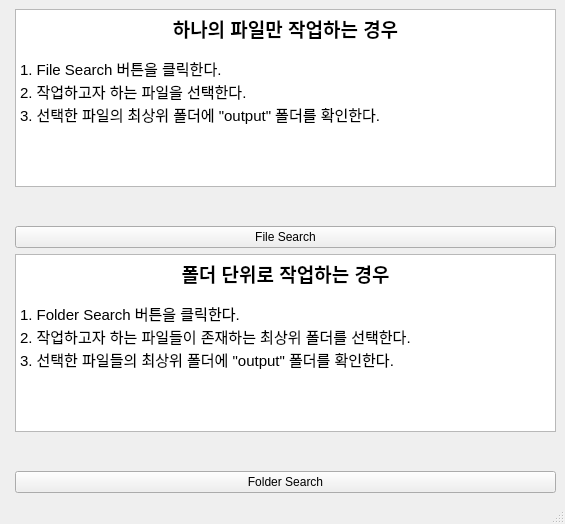
<?xml version="1.0" encoding="UTF-8"?>
<ui version="4.0">
 <class>MainWindow</class>
 <widget class="QMainWindow" name="MainWindow">
  <property name="geometry">
   <rect>
    <x>0</x>
    <y>0</y>
    <width>565</width>
    <height>524</height>
   </rect>
  </property>
  <property name="windowTitle">
   <string>PEFE</string>
  </property>
  <widget class="QWidget" name="centralwidget">
   <layout class="QFormLayout" name="formLayout">
    <item row="1" column="1">
     <widget class="QTextBrowser" name="textBrowser">
      <property name="html">
       <string>&lt;!DOCTYPE HTML PUBLIC &quot;-//W3C//DTD HTML 4.0//EN&quot; &quot;http://www.w3.org/TR/REC-html40/strict.dtd&quot;&gt;
&lt;html&gt;&lt;head&gt;&lt;meta name=&quot;qrichtext&quot; content=&quot;1&quot; /&gt;&lt;meta charset=&quot;utf-8&quot; /&gt;&lt;style type=&quot;text/css&quot;&gt;
p, li { white-space: pre-wrap; }
hr { height: 1px; border-width: 0; }
li.unchecked::marker { content: &quot;\2610&quot;; }
li.checked::marker { content: &quot;\2612&quot;; }
&lt;/style&gt;&lt;/head&gt;&lt;body style=&quot; font-family:'맑은 고딕'; font-size:9pt; font-weight:400; font-style:normal;&quot;&gt;
&lt;p align=&quot;center&quot; style=&quot; margin-top:0px; margin-bottom:0px; margin-left:0px; margin-right:0px; -qt-block-indent:0; text-indent:0px;&quot;&gt;&lt;span style=&quot; font-size:14pt; font-weight:700;&quot;&gt;하나의 파일만 작업하는 경우&lt;/span&gt;&lt;/p&gt;
&lt;p style=&quot;-qt-paragraph-type:empty; margin-top:0px; margin-bottom:0px; margin-left:0px; margin-right:0px; -qt-block-indent:0; text-indent:0px;&quot;&gt;&lt;br /&gt;&lt;/p&gt;
&lt;p style=&quot; margin-top:0px; margin-bottom:0px; margin-left:0px; margin-right:0px; -qt-block-indent:0; text-indent:0px;&quot;&gt;&lt;span style=&quot; font-size:11pt;&quot;&gt;1. File Search 버튼을 클릭한다.&lt;/span&gt;&lt;/p&gt;
&lt;p style=&quot; margin-top:0px; margin-bottom:0px; margin-left:0px; margin-right:0px; -qt-block-indent:0; text-indent:0px;&quot;&gt;&lt;span style=&quot; font-size:11pt;&quot;&gt;2. 작업하고자 하는 파일을 선택한다. &lt;/span&gt;&lt;/p&gt;
&lt;p style=&quot; margin-top:0px; margin-bottom:0px; margin-left:0px; margin-right:0px; -qt-block-indent:0; text-indent:0px;&quot;&gt;&lt;span style=&quot; font-size:11pt;&quot;&gt;3. 선택한 파일의 최상위 폴더에 &amp;quot;output&amp;quot; 폴더를 확인한다. &lt;/span&gt;&lt;/p&gt;&lt;/body&gt;&lt;/html&gt;</string>
      </property>
     </widget>
    </item>
    <item row="2" column="1">
     <spacer name="verticalSpacer">
      <property name="orientation">
       <enum>Qt::Vertical</enum>
      </property>
      <property name="sizeHint" stdset="0">
       <size>
        <width>20</width>
        <height>40</height>
       </size>
      </property>
     </spacer>
    </item>
    <item row="3" column="1">
     <widget class="QPushButton" name="fileButton">
      <property name="text">
       <string>File Search</string>
      </property>
     </widget>
    </item>
    <item row="6" column="1">
     <widget class="QTextBrowser" name="textBrowser_2">
      <property name="html">
       <string>&lt;!DOCTYPE HTML PUBLIC &quot;-//W3C//DTD HTML 4.0//EN&quot; &quot;http://www.w3.org/TR/REC-html40/strict.dtd&quot;&gt;
&lt;html&gt;&lt;head&gt;&lt;meta name=&quot;qrichtext&quot; content=&quot;1&quot; /&gt;&lt;meta charset=&quot;utf-8&quot; /&gt;&lt;style type=&quot;text/css&quot;&gt;
p, li { white-space: pre-wrap; }
hr { height: 1px; border-width: 0; }
li.unchecked::marker { content: &quot;\2610&quot;; }
li.checked::marker { content: &quot;\2612&quot;; }
&lt;/style&gt;&lt;/head&gt;&lt;body style=&quot; font-family:'맑은 고딕'; font-size:9pt; font-weight:400; font-style:normal;&quot;&gt;
&lt;p align=&quot;center&quot; style=&quot; margin-top:0px; margin-bottom:0px; margin-left:0px; margin-right:0px; -qt-block-indent:0; text-indent:0px;&quot;&gt;&lt;span style=&quot; font-size:14pt; font-weight:700;&quot;&gt;폴더 단위로 작업하는 경우&lt;/span&gt;&lt;/p&gt;
&lt;p style=&quot;-qt-paragraph-type:empty; margin-top:0px; margin-bottom:0px; margin-left:0px; margin-right:0px; -qt-block-indent:0; text-indent:0px;&quot;&gt;&lt;br /&gt;&lt;/p&gt;
&lt;p style=&quot; margin-top:0px; margin-bottom:0px; margin-left:0px; margin-right:0px; -qt-block-indent:0; text-indent:0px;&quot;&gt;&lt;span style=&quot; font-size:11pt;&quot;&gt;1. Folder Search 버튼을 클릭한다. &lt;/span&gt;&lt;/p&gt;
&lt;p style=&quot; margin-top:0px; margin-bottom:0px; margin-left:0px; margin-right:0px; -qt-block-indent:0; text-indent:0px;&quot;&gt;&lt;span style=&quot; font-size:11pt;&quot;&gt;2. 작업하고자 하는 파일들이 존재하는 최상위 폴더를 선택한다. &lt;/span&gt;&lt;/p&gt;
&lt;p style=&quot; margin-top:0px; margin-bottom:0px; margin-left:0px; margin-right:0px; -qt-block-indent:0; text-indent:0px;&quot;&gt;&lt;span style=&quot; font-size:11pt;&quot;&gt;3. 선택한 파일들의 최상위 폴더에 &amp;quot;output&amp;quot; 폴더를 확인한다. &lt;/span&gt;&lt;/p&gt;&lt;/body&gt;&lt;/html&gt;</string>
      </property>
     </widget>
    </item>
    <item row="7" column="1">
     <spacer name="verticalSpacer_2">
      <property name="orientation">
       <enum>Qt::Vertical</enum>
      </property>
      <property name="sizeHint" stdset="0">
       <size>
        <width>20</width>
        <height>40</height>
       </size>
      </property>
     </spacer>
    </item>
    <item row="8" column="1">
     <widget class="QPushButton" name="folderButton">
      <property name="text">
       <string>Folder Search</string>
      </property>
     </widget>
    </item>
   </layout>
  </widget>
  <widget class="QStatusBar" name="statusbar"/>
  <widget class="QMenuBar" name="menubar">
   <property name="geometry">
    <rect>
     <x>0</x>
     <y>0</y>
     <width>565</width>
     <height>22</height>
    </rect>
   </property>
  </widget>
 </widget>
 <resources/>
 <connections/>
</ui>
